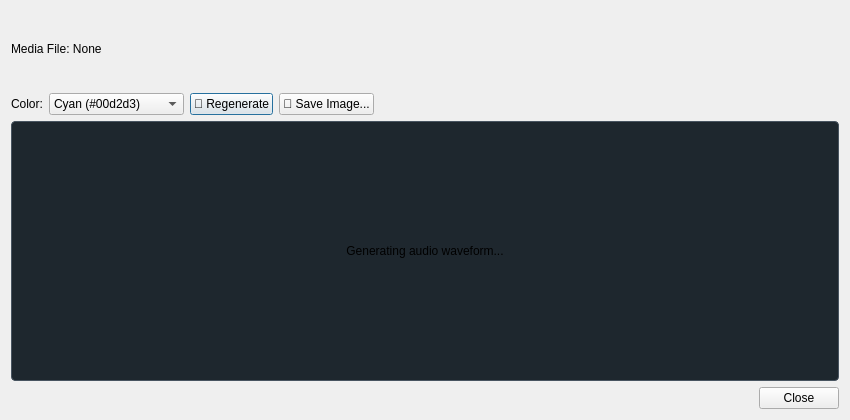
<?xml version="1.0" encoding="UTF-8"?>
<ui version="4.0">
 <class>WaveformDialog</class>
 <widget class="QDialog" name="WaveformDialog">
  <property name="geometry">
   <rect>
    <x>0</x>
    <y>0</y>
    <width>850</width>
    <height>420</height>
   </rect>
  </property>
  <property name="windowTitle">
   <string>Audio Waveform Visualizer</string>
  </property>
  <layout class="QVBoxLayout" name="dialogLayout">
   <item>
    <widget class="QLabel" name="lblFile">
     <property name="text">
      <string>Media File: None</string>
     </property>
    </widget>
   </item>
   <item>
    <layout class="QHBoxLayout" name="controlsLayout">
     <item>
      <widget class="QLabel" name="lblWaveColor">
       <property name="text">
        <string>Color:</string>
       </property>
      </widget>
     </item>
     <item>
      <widget class="QComboBox" name="comboWaveColor">
       <item>
        <property name="text">
         <string>Cyan (#00d2d3)</string>
        </property>
       </item>
       <item>
        <property name="text">
         <string>Emerald (#10ac84)</string>
        </property>
       </item>
       <item>
        <property name="text">
         <string>Amber (#ff9f43)</string>
        </property>
       </item>
       <item>
        <property name="text">
         <string>Coral (#ee5253)</string>
        </property>
       </item>
       <item>
        <property name="text">
         <string>White (#ffffff)</string>
        </property>
       </item>
      </widget>
     </item>
     <item>
      <widget class="QPushButton" name="btnRegenerate">
       <property name="text">
        <string>🔄 Regenerate</string>
       </property>
      </widget>
     </item>
     <item>
      <widget class="QPushButton" name="btnSaveWaveform">
       <property name="text">
        <string>💾 Save Image...</string>
       </property>
      </widget>
     </item>
     <item>
      <spacer name="waveSpacer">
       <property name="orientation">
        <enum>Qt::Horizontal</enum>
       </property>
       <property name="sizeHint" stdset="0">
        <size>
         <width>40</width>
         <height>20</height>
        </size>
       </property>
      </spacer>
     </item>
    </layout>
   </item>
   <item>
    <widget class="QLabel" name="lblWaveformImage">
     <property name="minimumSize">
      <size>
       <width>800</width>
       <height>260</height>
      </size>
     </property>
     <property name="styleSheet">
      <string>background-color: #1e272e; border: 1px solid #485460; border-radius: 4px;</string>
     </property>
     <property name="text">
      <string>Generating audio waveform...</string>
     </property>
     <property name="alignment">
      <set>Qt::AlignCenter</set>
     </property>
    </widget>
   </item>
   <item>
    <widget class="QDialogButtonBox" name="waveformButtonBox">
     <property name="standardButtons">
      <set>QDialogButtonBox::Close</set>
     </property>
    </widget>
   </item>
  </layout>
 </widget>
 <resources/>
 <connections/>
</ui>
